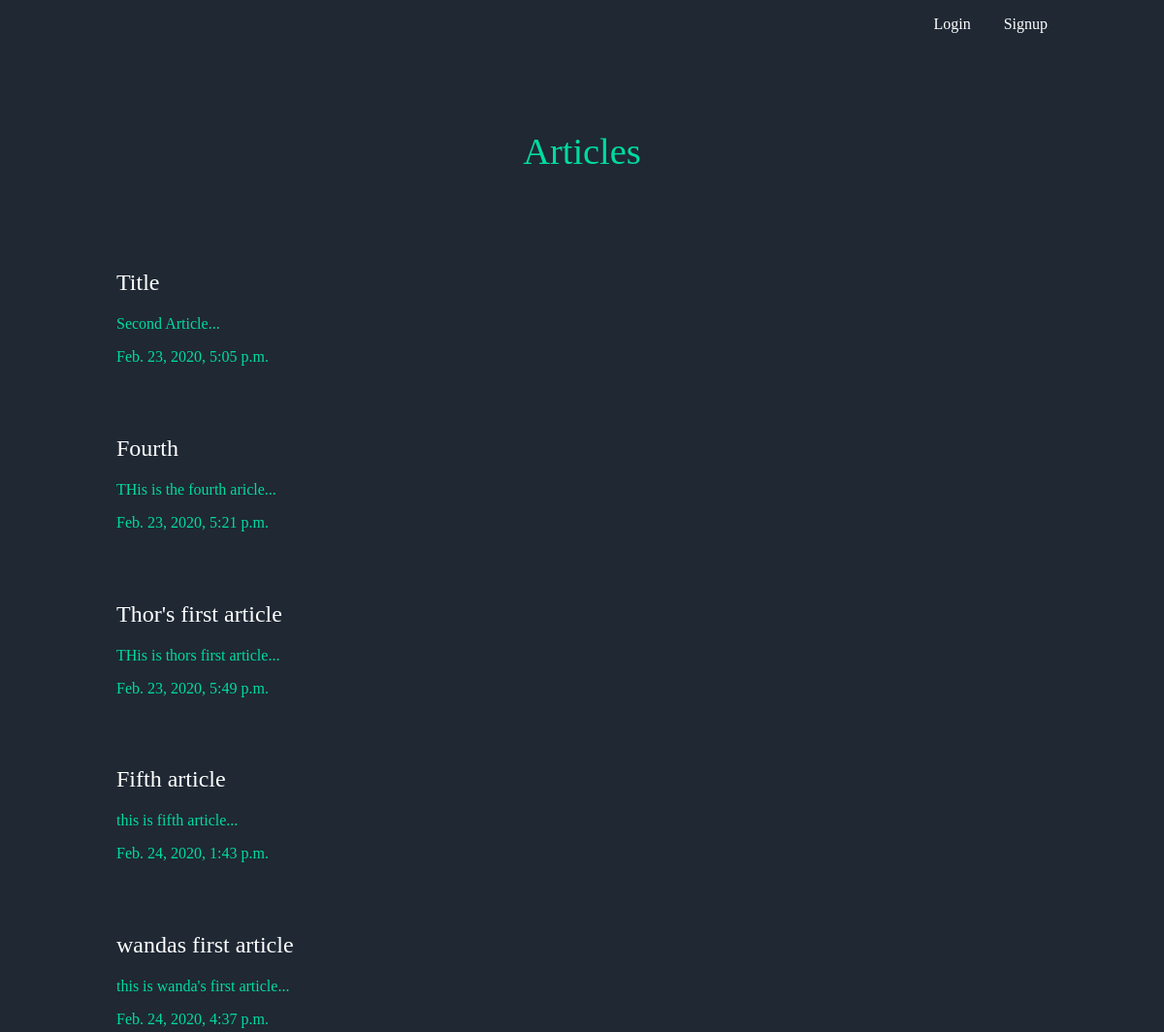
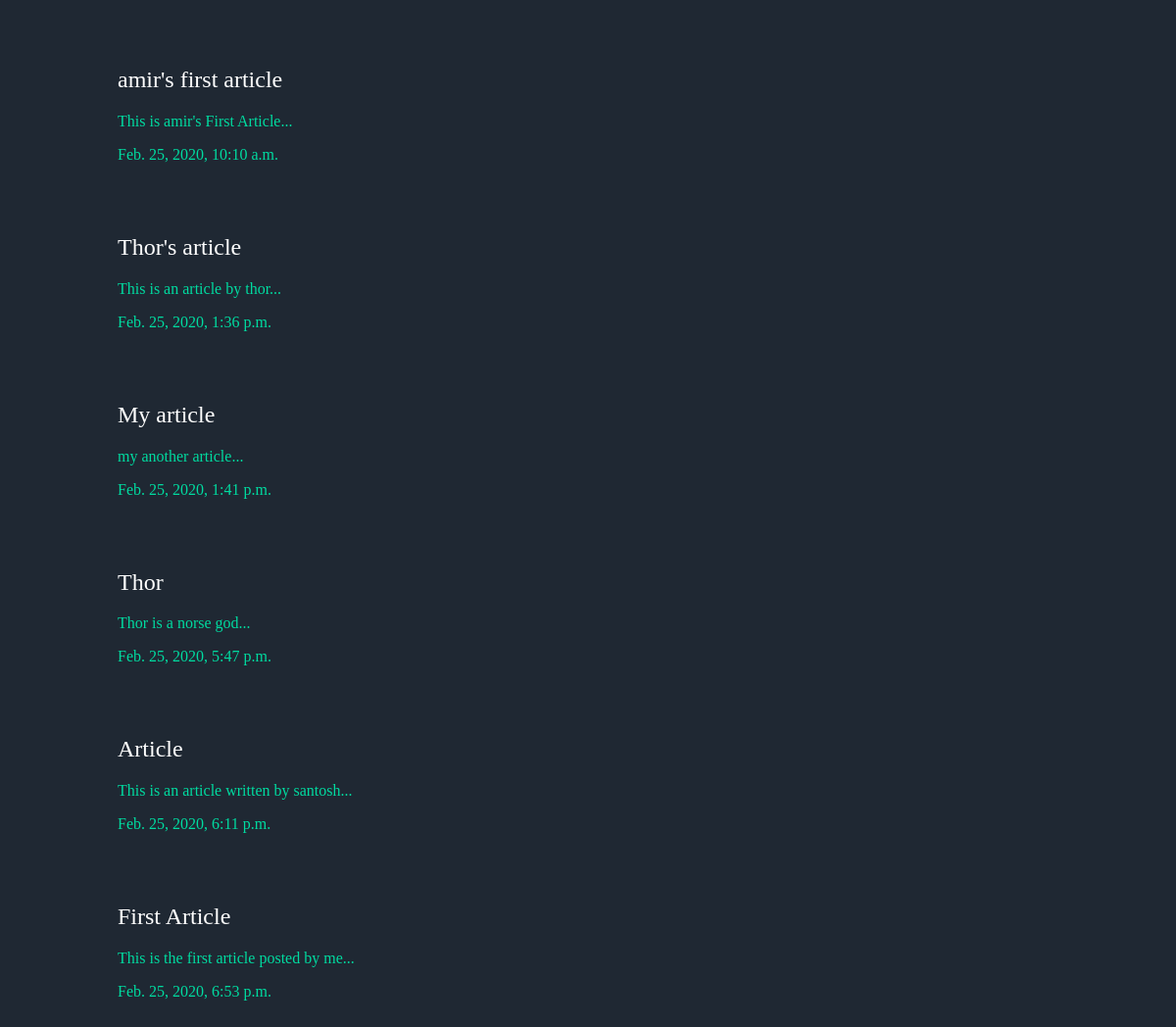
The app's page /articles/ with its own data (2 pictures, top to bottom).
### articles/models.py (models this page shows, shortened)
class Article(models.Model):
    title = models.CharField(max_length=100)
    slug = models.SlugField()
    body = models.TextField()
    date = models.DateTimeField(auto_now_add=True)
    thumb = models.ImageField(default="default.png",blank=True)
    author = models.ForeignKey(User,default=None,on_delete=models.PROTECT)
    type = models.CharField(max_length=20)
    def snippet(self):
        return self.body[:50] + "..."

### articles/views.py (the view)
# urls.py: path('',views.article_list,name="list"),
def article_list(request):
    articles = Article.objects.filter(type='Public').order_by('date')
    return render(request,'articles/article_list.html',{'articles':articles})

### articles/templates/articles/article_list.html (shortened to what this page needs)
{% extends 'base_layout.html' %}
{% block content%}
    <h1>Articles  </h1>
<div class="wrapper">
    <table class="tab">
        <tr>
        {% for article in articles%}
                <h2> <a href="{% url 'articles:detail' slug=article.slug %}"> {{article.title}}</a> </h2>
                <p>{{article.snippet}} </p>
                <p>{{article.date}} </p>
            <br><br>
        {% endfor %}
        </tr>
        </table>
    </div>
{% endblock content%}

### templates/base_layout.html (shortened to what this page needs)
{% load static %}
<!DOCTYPE html>
<html lang="en">
<head>
</head>
    <div class="wrapper">
        <nav>
            <ul>
                {% if user.is_authenticated%}
                <li>
                    <form class="logout-link" action="{% url 'accounts:logout'%}" method="post">
                        {% csrf_token %}
                        <button type="submit">Logout</button>
                    </form>
                </li>
                <li>
                    <a href="{% url 'articles:list' %}"> Home </a>
                    <a href="{% url 'articles:create' %}" style="margin-left: 30px">New article</a>
                    <a href="{% url 'articles:my_articles' %}" style="margin-left: 30px">{{ request.user.username}}</a>
                    <a href="{% url 'articles:search'  %}" style="margin-left: 30px"> Search</a>
                </li>
                {% else %}
                <li>
                    <a href="{% url 'accounts:login' %}">Login</a>
                     <a href="{% url 'accounts:signup' %}" style="margin-left: 30px">Signup</a>
                </li>
                {% endif %}
            </ul>
        </nav>
        {% block content%}
        {% endblock content%}
    </div>
</html>

### articles/templates/articles/article_list.html (style rules this page uses)
table,tr,td { border: 100px solid black; border-collapse: collapse; }
.tab { border: 1px solid black; border-collapse: collapse; }
tr,td { width:1000px; }

### records on screen
Article: title "Title", snippet "Second Article...", date "Feb. 23, 2020, 5:05 p.m."
Article: title "Fourth", snippet "THis is the fourth aricle...", date "Feb. 23, 2020, 5:21 p.m."
Article: title "Thor's first article", snippet "THis is thors first article...", date "Feb. 23, 2020, 5:49 p.m."
Article: title "Fifth article", snippet "this is fifth article...", date "Feb. 24, 2020, 1:43 p.m."
Article: title "wandas first article", snippet "this is wanda's first article...", date "Feb. 24, 2020, 4:37 p.m."
Article: title "amir's first article", snippet "This is amir's First Article...", date "Feb. 25, 2020, 10:10 a.m."
Article: title "Thor's article", snippet "This is an article by thor...", date "Feb. 25, 2020, 1:36 p.m."
Article: title "My article", snippet "my another article...", date "Feb. 25, 2020, 1:41 p.m."
Article: title "Thor", snippet "Thor is a norse god...", date "Feb. 25, 2020, 5:47 p.m."
Article: title "Article", snippet "This is an article written by santosh...", date "Feb. 25, 2020, 6:11 p.m."
Article: title "First Article", snippet "This is the first article posted by me...", date "Feb. 25, 2020, 6:53 p.m."
